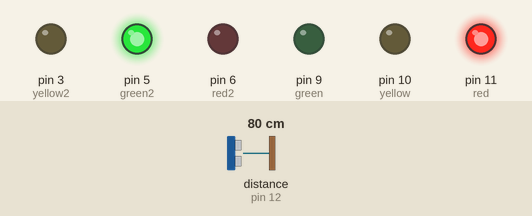
Recording of a sketch running on a simulated Arduino Uno, built with avr-gcc and run on an emulated ATmega328P. On the bench: output pins drawn as LEDs (lit = HIGH). Wiring (inferred from the names in the program): ultrasonic range finder: trigger pin 13; echo pin 12. The inputs (shaded band) are chosen by the test bench; at power-on: distance to the obstacle (sensor on pin 12) 80 cm. The echo pulse lasts 58.3 µs per cm; pins used as bus, display or sensor lines are not drawn.

Above: at 1.2 s.
1.3 s: distance to the obstacle (sensor on pin 12) set to 5 cm
2.8 s: distance to the obstacle (sensor on pin 12) set to 2 cm
At 3.0 s:
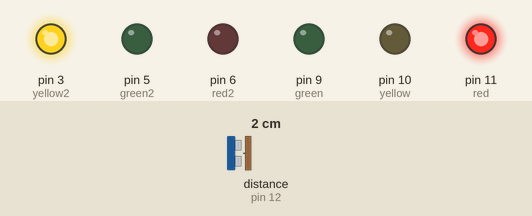
At 4.5 s:
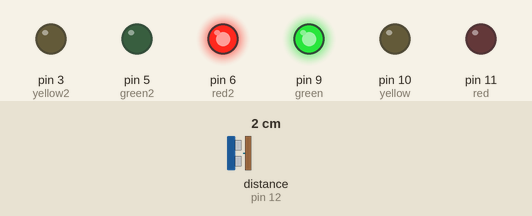
Timing chart, 0 to 10.7 s (numbered marks = the images above; inputs shaded):
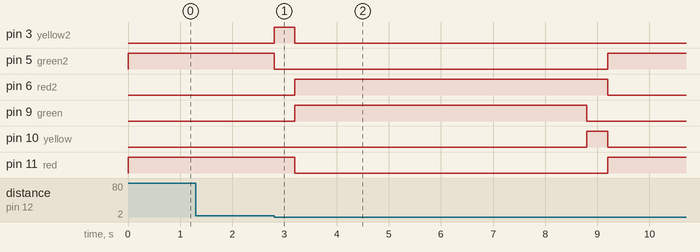

The sketch:

smart_traffic_lights.ino
```cpp
int red=11, green=9, yellow=10, red2=6, green2=5, yellow2=3;
int echoPin = 12; // Echo Pin
int trigPin = 13; // Trigger Pin
int maximumRange = 3;
int minimumRange = 0;
float duration, distance;

void setup ()
{
   pinMode (red, OUTPUT);
   pinMode (green, OUTPUT);
   pinMode (yellow, OUTPUT);
   pinMode (red2, OUTPUT);
   pinMode (green2, OUTPUT);
   pinMode (yellow2, OUTPUT);
   digitalWrite (green, LOW);
   digitalWrite (red, LOW);
   digitalWrite (yellow, LOW);
   digitalWrite (green2, LOW);
   digitalWrite (red2, LOW);
   digitalWrite (yellow2, LOW);
   pinMode (trigPin, OUTPUT);
   pinMode (echoPin, INPUT);
}

//Για την προσομοίωση ενός πραγματικού φαναριού οι χρόνοι αναμονής πρέπει να πολαπλασιαστούν με 10 (δηλαδή να προστεθεί ένα ακόμη 0 σε όλα τα delay()) 
void loop (){
 digitalWrite (green2,HIGH);
 digitalWrite (red,HIGH);
 digitalWrite(trigPin, LOW);
 delayMicroseconds(2);
 digitalWrite(trigPin, HIGH);
 delayMicroseconds(10);
 digitalWrite(trigPin, LOW);
 duration = pulseIn(echoPin, HIGH);
 distance = duration/58.138;
 if (distance <= maximumRange) {
   digitalWrite (yellow2,HIGH);
   digitalWrite (green2,LOW);
   delay(400);
   digitalWrite (yellow2,LOW);
   digitalWrite (red2,HIGH);
   digitalWrite (red,LOW);
   digitalWrite (green,HIGH);
   delay(5600);
   digitalWrite (yellow,HIGH);
   digitalWrite (green,LOW);
   delay(400);
   digitalWrite (red,HIGH);
   digitalWrite (yellow,LOW);
   digitalWrite (green2,HIGH);
   digitalWrite (red2,LOW);
   delay(5600);
 }
}
```

Measured:
- the behaviour switches between 4 and 3 cm on distance to the obstacle (sensor on pin 12) (found by bisection; images 0 and 1)
- after the input at 1.3 s, every drawn part: stays the same
- after the input at 2.8 s, pin 3 (yellow2): LOW → HIGH at once, → LOW 0.40 s later; pin 5 (green2): HIGH → LOW at once, → HIGH 6.4 s later; pin 6 (red2): LOW → HIGH after 0.40 s, → LOW 6.0 s later; pin 9 (green): LOW → HIGH after 0.40 s, → LOW 5.6 s later; pin 10 (yellow): LOW → HIGH after 6.0 s, → LOW 0.40 s later
